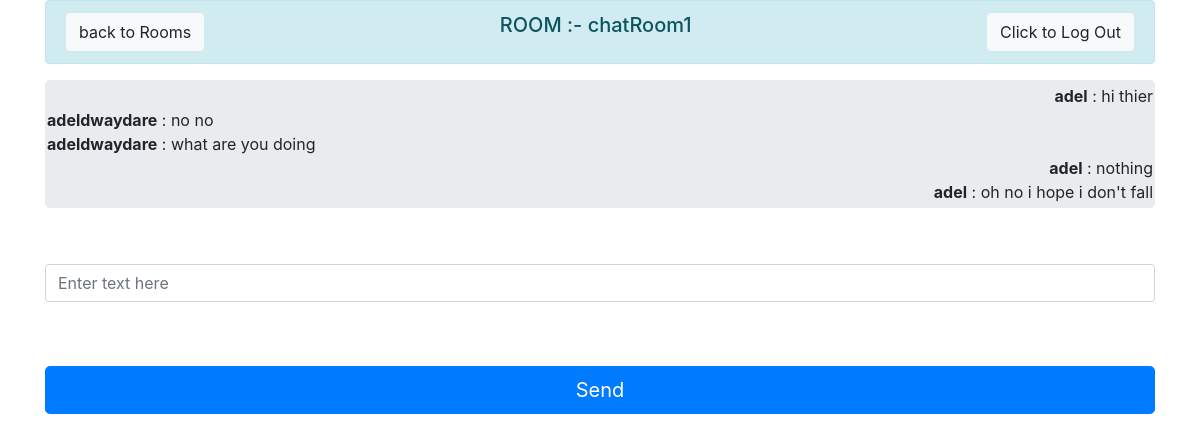
Page /Room/chat_1 (signed in) on the committed database.
### chat/models.py (models this page shows, shortened)
class Room(models.Model):
    name = models.CharField( max_length=50)
    slug = models.SlugField(max_length=50, unique=True)

class Message(models.Model):
    content = models.TextField()
    user = models.ForeignKey('auth.User', on_delete=models.CASCADE)
    room = models.ForeignKey(Room, on_delete=models.CASCADE)
    created_at = models.DateField(auto_now_add=True)

### chat/views.py (the view)
# urls.py: path("Room/<str:slug>", chat_views.room, name="Room"),
@login_required(login_url=reverse_lazy('login-user'))
def room(request,slug):
	room_name=Room.objects.get(slug=slug).name
	messages=Message.objects.filter(room=Room.objects.get(slug=slug))
	return render(request,'Room.html',{"room_name":room_name,"slug":slug,'messages':messages})

### chat/templates/Room.html (shortened to what this page needs)
<!doctype html>
<html lang="en">
<head>
    <link rel="stylesheet" href="https://cdn.jsdelivr.net/npm/bootstrap@4.4.1/dist/css/bootstrap.min.css"
>
</head>
<body>
    {% if user.is_authenticated %}
    <div class="container">
        <div class="row d-flex justify-content-center">
            <div class="col-12">
                <div class="alert alert-info d-flex justify-content-between" role="alert">
                    <a href="{% url "Rooms" %}">
                        <button type="button" class="btn btn-light">back to Rooms</button>
                    </a>
                    <h5>ROOM :- {{room_name}}</h5>
                    <a href="{% url "logout-user" %}">
                        <button type="button" class="btn btn-light">Click to Log Out</button>
                    </a>
                </div>
                <form>
                    <div class="form-group">
                        {% if messages %}
                            <div class="jumbotron" id="chatbox"
                                style="padding: 4px 2px;max-height: 300px;  /* Adjust the max-height as needed */overflow-y: scroll;"">
                                {% for message in messages %}
                                    <div class=" chat-message {% if message.user == request.user %}text-right{% else%}text-left{% endif %}">
                                <b>{{ message.user.username }}</b> : {{ message.content }}<br>
                            </div>
                        {% endfor %}
                    </div>
                    {% else %}
                    <div class="jumbotron" id="chatbox" style="padding: 4px 2px;"></div>
                    <b>No Messages in this Room.</b>
                    {% endif %}
            </div>
            <br />
            <div class="form-group" style="width: 100%;">
                <input class="form-control" placeholder="Enter text here" id="my_input" type="text" required></br>
            </div>
            <br />
            <input class="btn btn-primary btn-lg btn-block" id="submit_button" type="button" value="Send">
            </form>
        </div>
    </div>
    </div>
    {% endif %}
    <br />
</body>
</html>

### rows in the picture
Room: name "chatRoom1"
Message: user.username "adel", content "hi thier"
Message: user.username "adeldwaydare", content "no no"
Message: user.username "adeldwaydare", content "what are you doing"
Message: user.username "adel", content "nothing"
Message: user.username "adel", content "oh no i hope i don't fall"
